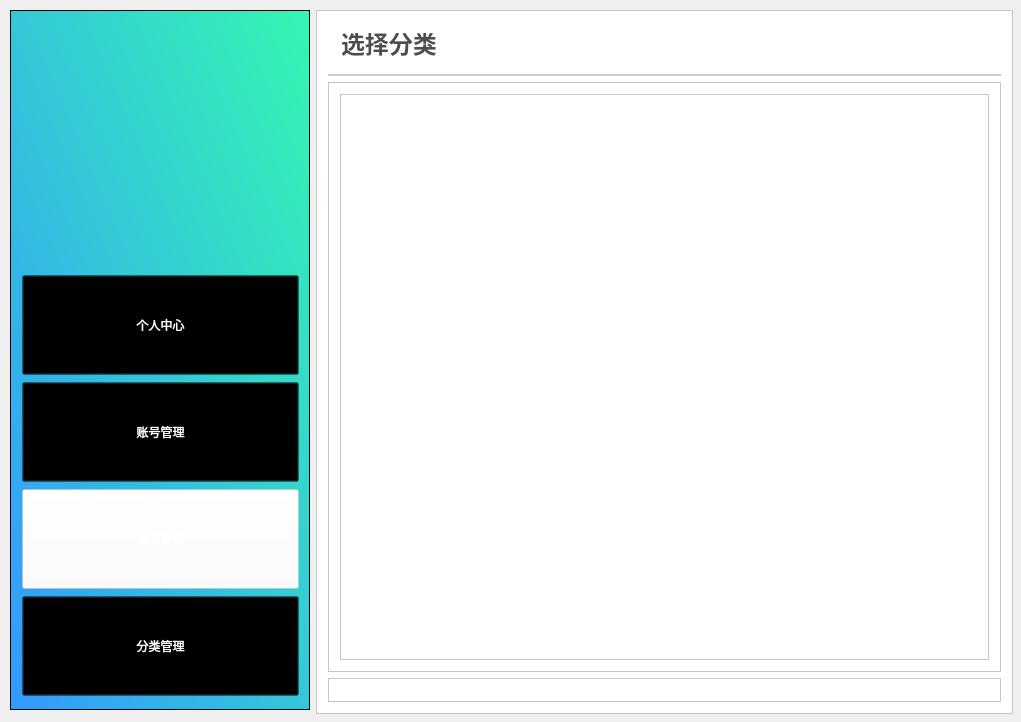
<?xml version="1.0" encoding="UTF-8"?>
<ui version="4.0">
 <class>admin_classifyshow</class>
 <widget class="QWidget" name="admin_classifyshow">
  <property name="geometry">
   <rect>
    <x>0</x>
    <y>0</y>
    <width>1021</width>
    <height>722</height>
   </rect>
  </property>
  <property name="windowTitle">
   <string>admin_classifyshow</string>
  </property>
  <widget class="QFrame" name="frame_3">
   <property name="geometry">
    <rect>
     <x>316</x>
     <y>10</y>
     <width>697</width>
     <height>704</height>
    </rect>
   </property>
   <property name="styleSheet">
    <string notr="true">background:white;</string>
   </property>
   <property name="frameShape">
    <enum>QFrame::StyledPanel</enum>
   </property>
   <property name="frameShadow">
    <enum>QFrame::Raised</enum>
   </property>
   <layout class="QVBoxLayout" name="verticalLayout_2">
    <item>
     <widget class="QFrame" name="frame_4">
      <property name="sizePolicy">
       <sizepolicy hsizetype="Preferred" vsizetype="Fixed">
        <horstretch>0</horstretch>
        <verstretch>200</verstretch>
       </sizepolicy>
      </property>
      <property name="styleSheet">
       <string notr="true">border:2px solid #cccccc;
border-top:0px;
border-left:0px;
border-right:0px;</string>
      </property>
      <property name="frameShape">
       <enum>QFrame::StyledPanel</enum>
      </property>
      <property name="frameShadow">
       <enum>QFrame::Raised</enum>
      </property>
      <layout class="QHBoxLayout" name="horizontalLayout_3">
       <item>
        <widget class="QLineEdit" name="etClassify">
         <property name="styleSheet">
          <string notr="true">color:#4D4D4D;
border:none;
font-size:24px;
font-weight:500;
font-family:&quot;微软雅黑&quot;;
text-align:left;</string>
         </property>
         <property name="text">
          <string>选择分类</string>
         </property>
         <property name="readOnly">
          <bool>true</bool>
         </property>
        </widget>
       </item>
      </layout>
     </widget>
    </item>
    <item>
     <widget class="QFrame" name="frame_6">
      <property name="frameShape">
       <enum>QFrame::StyledPanel</enum>
      </property>
      <property name="frameShadow">
       <enum>QFrame::Raised</enum>
      </property>
      <layout class="QHBoxLayout" name="horizontalLayout_4">
       <item>
        <widget class="QTableWidget" name="tableWidget"/>
       </item>
      </layout>
     </widget>
    </item>
    <item>
     <widget class="QFrame" name="frame_5">
      <property name="sizePolicy">
       <sizepolicy hsizetype="Preferred" vsizetype="Fixed">
        <horstretch>0</horstretch>
        <verstretch>0</verstretch>
       </sizepolicy>
      </property>
      <property name="frameShape">
       <enum>QFrame::StyledPanel</enum>
      </property>
      <property name="frameShadow">
       <enum>QFrame::Raised</enum>
      </property>
      <layout class="QHBoxLayout" name="horizontalLayout_2"/>
     </widget>
    </item>
   </layout>
  </widget>
  <widget class="QFrame" name="frame">
   <property name="geometry">
    <rect>
     <x>10</x>
     <y>10</y>
     <width>300</width>
     <height>700</height>
    </rect>
   </property>
   <property name="sizePolicy">
    <sizepolicy hsizetype="Fixed" vsizetype="Expanding">
     <horstretch>0</horstretch>
     <verstretch>0</verstretch>
    </sizepolicy>
   </property>
   <property name="minimumSize">
    <size>
     <width>300</width>
     <height>700</height>
    </size>
   </property>
   <property name="styleSheet">
    <string notr="true">
background-color: qlineargradient(spread:pad, x1:0, y1:1, x2:1, y2:0, stop:0 rgba(51, 153, 255,1), stop:1 rgba(52, 246, 177,1));</string>
   </property>
   <property name="frameShape">
    <enum>QFrame::StyledPanel</enum>
   </property>
   <property name="frameShadow">
    <enum>QFrame::Raised</enum>
   </property>
   <widget class="QFrame" name="frame_8">
    <property name="geometry">
     <rect>
      <x>0</x>
      <y>230</y>
      <width>301</width>
      <height>491</height>
     </rect>
    </property>
    <property name="styleSheet">
     <string notr="true">background:transparent;</string>
    </property>
    <property name="frameShape">
     <enum>QFrame::StyledPanel</enum>
    </property>
    <property name="frameShadow">
     <enum>QFrame::Raised</enum>
    </property>
    <layout class="QVBoxLayout" name="verticalLayout_6">
     <item>
      <layout class="QVBoxLayout" name="verticalLayout">
       <property name="spacing">
        <number>7</number>
       </property>
       <property name="sizeConstraint">
        <enum>QLayout::SetDefaultConstraint</enum>
       </property>
       <item>
        <widget class="QPushButton" name="btnPersonal">
         <property name="minimumSize">
          <size>
           <width>0</width>
           <height>100</height>
          </size>
         </property>
         <property name="styleSheet">
          <string notr="true">font: 12pt &quot;微软雅黑&quot;;
color:white;
background:transparent;
cursor:pointer;</string>
         </property>
         <property name="text">
          <string>个人中心</string>
         </property>
        </widget>
       </item>
       <item>
        <widget class="QPushButton" name="btnSearchuser">
         <property name="minimumSize">
          <size>
           <width>0</width>
           <height>100</height>
          </size>
         </property>
         <property name="styleSheet">
          <string notr="true">font: 12pt &quot;微软雅黑&quot;;
color:white;
background:transparent;
cursor:pointer;</string>
         </property>
         <property name="text">
          <string>账号管理</string>
         </property>
        </widget>
       </item>
       <item>
        <widget class="QPushButton" name="btnSearchbook">
         <property name="minimumSize">
          <size>
           <width>0</width>
           <height>100</height>
          </size>
         </property>
         <property name="styleSheet">
          <string notr="true">font: 12pt &quot;微软雅黑&quot;;
color:white;
background:transparent;
cursor:pointer;
background-color:rgba(255,255,255,0.4);</string>
         </property>
         <property name="text">
          <string>图书管理</string>
         </property>
        </widget>
       </item>
       <item>
        <widget class="QPushButton" name="btnClassify">
         <property name="minimumSize">
          <size>
           <width>0</width>
           <height>100</height>
          </size>
         </property>
         <property name="styleSheet">
          <string notr="true">font: 12pt &quot;微软雅黑&quot;;
color:white;
background:transparent;
cursor:pointer;
</string>
         </property>
         <property name="text">
          <string>分类管理</string>
         </property>
        </widget>
       </item>
      </layout>
     </item>
    </layout>
   </widget>
   <widget class="QFrame" name="frame_2">
    <property name="geometry">
     <rect>
      <x>60</x>
      <y>30</y>
      <width>171</width>
      <height>176</height>
     </rect>
    </property>
    <property name="minimumSize">
     <size>
      <width>0</width>
      <height>0</height>
     </size>
    </property>
    <property name="baseSize">
     <size>
      <width>0</width>
      <height>100</height>
     </size>
    </property>
    <property name="styleSheet">
     <string notr="true">image: url(:/Library/images/logo2.png);
background:transparent;</string>
    </property>
    <property name="frameShape">
     <enum>QFrame::StyledPanel</enum>
    </property>
    <property name="frameShadow">
     <enum>QFrame::Raised</enum>
    </property>
   </widget>
  </widget>
 </widget>
 <layoutdefault spacing="6" margin="11"/>
 <resources/>
 <connections/>
</ui>
